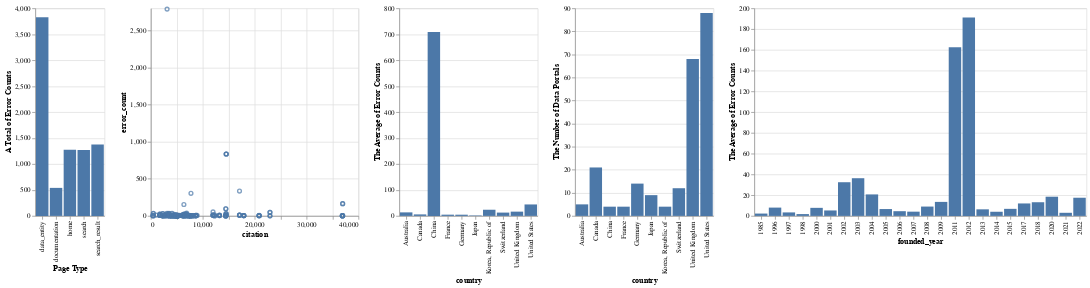

The notebook cell saved with this chart:
### Markdown cell above
#### Create Altair Plots!
Reference: https://altair-viz.github.io/

### Code cell
alt.Chart(df).mark_bar().encode(
    alt.Y('sum(error_count):Q', title='A Total of Error Counts'),
    alt.X('page_type:N', title='Page Type'),
) | alt.Chart(df).mark_point().encode(
    alt.Y('error_count'),
    alt.X('citation:Q'),
) | alt.Chart(df).mark_bar().encode(
    alt.Y('mean(error_count):Q', title='The Average of Error Counts'),
    alt.X('country:N'),
) | alt.Chart(df).mark_bar().encode(
    alt.Y('count(error_count):Q', title='The Number of Data Portals'),
    alt.X('country:N'),
) | alt.Chart(df).mark_bar().encode(
    alt.Y('mean(error_count):Q', title='The Average of Error Counts'),
    alt.X('founded_year:O'),
)

### Figure 1 — Vega-Lite specification as saved in the notebook (floating-point values rounded to 4 significant figures; data arrays with more than 128 entries replaced by an {"elided": "..."} marker saying what was removed)
{"config": {"view": {"continuousWidth": 300, "continuousHeight": 300}}, "hconcat": [{"mark": {"type": "bar"}, "encoding": {"x": {"field": "page_type", "title": "Page Type", "type": "nominal"}, "y": {"aggregate": "sum", "field": "error_count", "title": "A Total of Error Counts", "type": "quantitative"}}}, {"mark": {"type": "point"}, "encoding": {"x": {"field": "citation", "type": "quantitative"}, "y": {"field": "error_count", "type": "quantitative"}}}, {"mark": {"type": "bar"}, "encoding": {"x": {"field": "country", "type": "nominal"}, "y": {"aggregate": "mean", "field": "error_count", "title": "The Average of Error Counts", "type": "quantitative"}}}, {"mark": {"type": "bar"}, "encoding": {"x": {"field": "country", "type": "nominal"}, "y": {"aggregate": "count", "field": "error_count", "title": "The Number of Data Portals", "type": "quantitative"}}}, {"mark": {"type": "bar"}, "encoding": {"x": {"field": "founded_year", "type": "ordinal"}, "y": {"aggregate": "mean", "field": "error_count", "title": "The Average of Error Counts", "type": "quantitative"}}}], "data": {"name": "data-c53e1ec6ed680e90a5eb33a1d31d139c"}, "$schema": "https://vega.github.io/schema/vega-lite/v5.15.1.json", "datasets": {"data-c53e1ec6ed680e90a5eb33a1d31d139c": {"elided": "229 records"}}}
